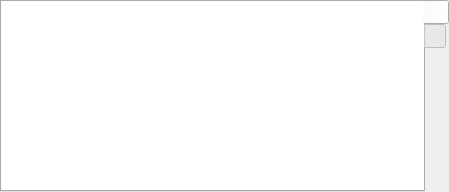
<ui version="4.0" >
 <class>UIMessageBox</class>
 <widget class="QDockWidget" name="UIMessageBox" >
  <property name="geometry" >
   <rect>
    <x>0</x>
    <y>0</y>
    <width>449</width>
    <height>192</height>
   </rect>
  </property>
  <widget class="QTabWidget" name="twMessageBox" >
   <property name="tabPosition" >
    <enum>QTabWidget::East</enum>
   </property>
   <widget class="QListWidget" name="lwErrors" >
    <property name="toolTip" >
     <string>Double click for go to error</string>
    </property>
    <property name="frameShape" >
     <enum>QFrame::NoFrame</enum>
    </property>
    <attribute name="title" >
     <string/>
    </attribute>
    <attribute name="icon" >
     <iconset resource="../resources/messagebox_resources.qrc" >:/icons/builderrorR.png</iconset>
    </attribute>
   </widget>
   <widget class="QTextBrowser" name="tbMessages" >
    <property name="frameShape" >
     <enum>QFrame::NoFrame</enum>
    </property>
    <attribute name="title" >
     <string/>
    </attribute>
    <attribute name="icon" >
     <iconset resource="../resources/messagebox_resources.qrc" >:/icons/tabconsole.png</iconset>
    </attribute>
   </widget>
  </widget>
 </widget>
 <resources>
  <include location="../resources/messagebox_resources.qrc" />
 </resources>
 <connections/>
</ui>
